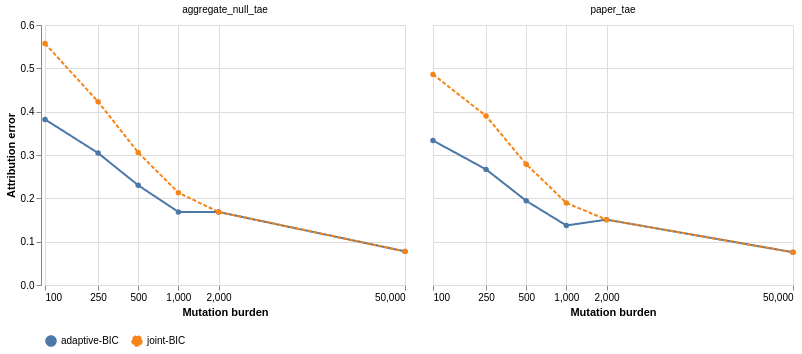

Specify this chart in Vega-Lite:
### Vega-Lite specification from a JSON file in a GitHub repository (floating-point values rounded to 4 significant figures)
{"$schema": "https://vega.github.io/schema/vega-lite/v5.json", "data": {"values": [{"burden": 100, "method": "adaptive-BIC", "metric": "aggregate_null_tae", "error": 0.3821}, {"burden": 100, "method": "joint-BIC", "metric": "aggregate_null_tae", "error": 0.5572}, {"burden": 250, "method": "adaptive-BIC", "metric": "aggregate_null_tae", "error": 0.3046}, {"burden": 250, "method": "joint-BIC", "metric": "aggregate_null_tae", "error": 0.423}, {"burden": 500, "method": "adaptive-BIC", "metric": "aggregate_null_tae", "error": 0.23}, {"burden": 500, "method": "joint-BIC", "metric": "aggregate_null_tae", "error": 0.3056}, {"burden": 1000, "method": "adaptive-BIC", "metric": "aggregate_null_tae", "error": 0.1686}, {"burden": 1000, "method": "joint-BIC", "metric": "aggregate_null_tae", "error": 0.213}, {"burden": 2000, "method": "adaptive-BIC", "metric": "aggregate_null_tae", "error": 0.1686}, {"burden": 2000, "method": "joint-BIC", "metric": "aggregate_null_tae", "error": 0.1686}, {"burden": 50000, "method": "adaptive-BIC", "metric": "aggregate_null_tae", "error": 0.07758}, {"burden": 50000, "method": "joint-BIC", "metric": "aggregate_null_tae", "error": 0.07758}, {"burden": 100, "method": "adaptive-BIC", "metric": "paper_tae", "error": 0.3333}, {"burden": 100, "method": "joint-BIC", "metric": "paper_tae", "error": 0.486}, {"burden": 250, "method": "adaptive-BIC", "metric": "paper_tae", "error": 0.2668}, {"burden": 250, "method": "joint-BIC", "metric": "paper_tae", "error": 0.3901}, {"burden": 500, "method": "adaptive-BIC", "metric": "paper_tae", "error": 0.1942}, {"burden": 500, "method": "joint-BIC", "metric": "paper_tae", "error": 0.2787}, {"burden": 1000, "method": "adaptive-BIC", "metric": "paper_tae", "error": 0.1374}, {"burden": 1000, "method": "joint-BIC", "metric": "paper_tae", "error": 0.1893}, {"burden": 2000, "method": "adaptive-BIC", "metric": "paper_tae", "error": 0.1509}, {"burden": 2000, "method": "joint-BIC", "metric": "paper_tae", "error": 0.1509}, {"burden": 50000, "method": "adaptive-BIC", "metric": "paper_tae", "error": 0.07554}, {"burden": 50000, "method": "joint-BIC", "metric": "paper_tae", "error": 0.07554}]}, "facet": {"column": {"field": "metric", "type": "nominal", "title": null}}, "spec": {"width": 360, "height": 260, "mark": {"type": "line", "point": true}, "encoding": {"x": {"field": "burden", "type": "quantitative", "scale": {"type": "log", "domain": [100, 50000]}, "axis": {"values": [100, 250, 500, 1000, 2000, 50000]}, "title": "Mutation burden"}, "y": {"field": "error", "type": "quantitative", "title": "Attribution error"}, "color": {"field": "method", "type": "nominal", "title": null}, "strokeDash": {"field": "method", "type": "nominal", "title": null}, "tooltip": [{"field": "burden"}, {"field": "method"}, {"field": "error"}]}}, "config": {"font": "Arial", "view": {"stroke": null}, "legend": {"orient": "bottom"}}}
